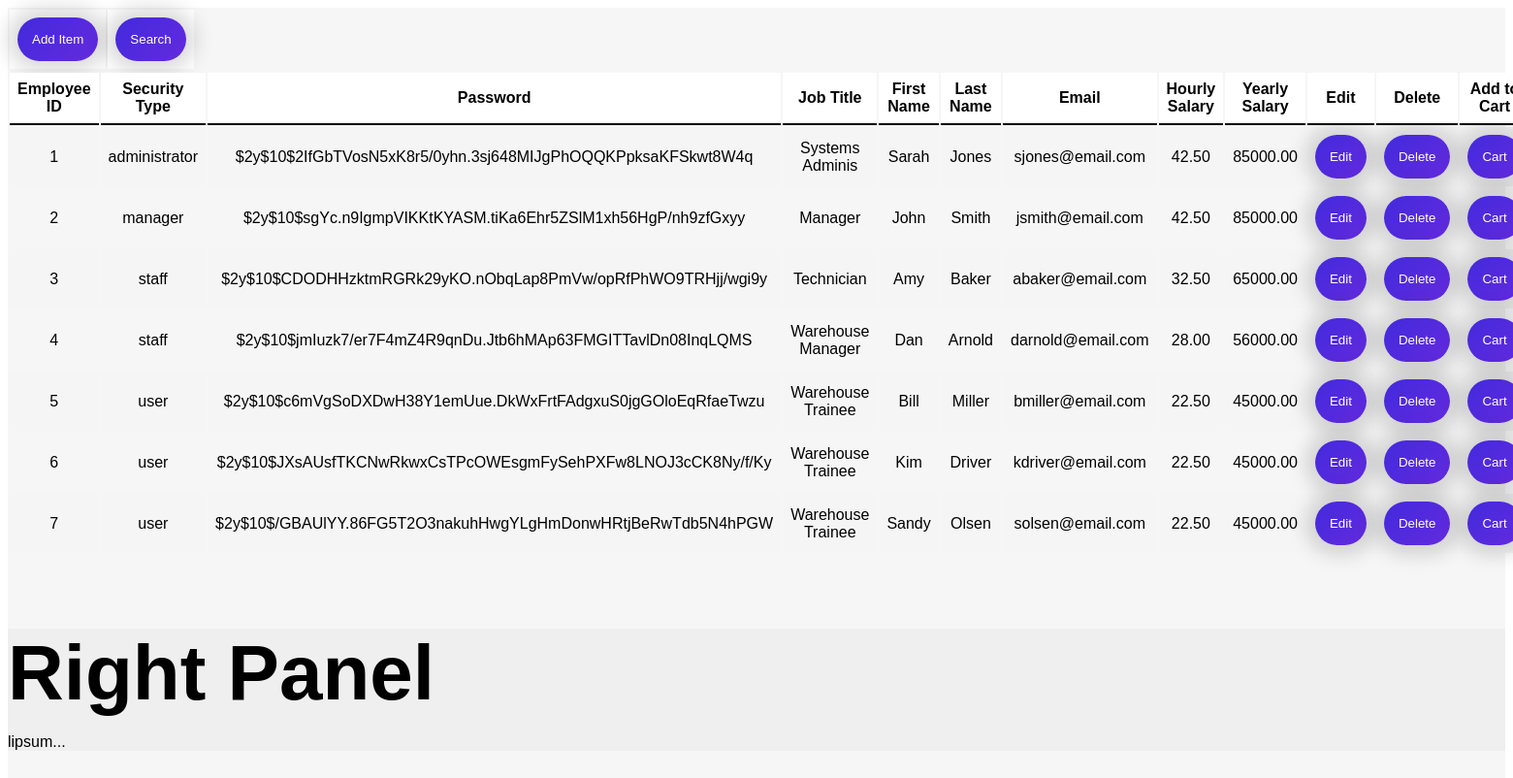
Page /employees.php on the committed database.
### tables this page shows
CREATE TABLE `employee` (
  `employee_ID` int(15) NOT NULL,
  `security_type` enum('administrator','manager','staff','user') NOT NULL,
  `pwd` varchar(65) NOT NULL,
  `job_title` varchar(25) NOT NULL,
  `first_name` varchar(50) NOT NULL,
  `last_name` varchar(50) NOT NULL,
  `email` varchar(50) NOT NULL,
  `hourly_salary` decimal(10,2) NOT NULL,
  `yearly_salary` decimal(10,2) NOT NULL,
  `is_inactive` tinyint(1) NOT NULL
);

### classes/employeeSearch-contr.classes.php (called while the page is built, shortened)
<?php
class employeeSearchContr extends employeeSearch {
    private $searchType;
    private $searchContent;
    public function __construct($searchType, $searchContent)
    {
        if($searchType == "Employee ID"){
            $searchType = "employee_ID";
        }else if($searchType == "Security Type"){
            $searchType = "security_type";
        } else if($searchType == "Password"){
            $searchType = "pwd";
        } else if($searchType == "Job Title"){
            $searchType = "job_title";
        } else if($searchType == "First Name"){
            $searchType = "first_name";
        } else if($searchType == "Last Name"){
            $searchType = "last_name";
        } else if($searchType == "Email"){
            $searchType = "email";
        } else if($searchType == "Hourly Salary"){
            $searchType = "hourly_salary";
        } else if($searchType == "Yearly Salary"){
            $searchType = "yearly_salary";
        }else {
            $searchType = " ";
        }
        $this->searchType = $searchType;
        $this->searchContent = $searchContent;
    }
    public function searchEmployees() {
        $this->getEmployees($this->searchType, $this->searchContent);
    }
}

### includes/employeeSearch.inc.php (called while the page is built, shortened)
<?php
    include "classes/employeeSearch.classes.php";
    include "classes/employeeSearch-contr.classes.php";
    $searchEmployees = new employeeSearchContr($searchType, $searchContent);
    $searchEmployees-> searchEmployees($searchType, $searchContent);

### classes/employeeSearch.classes.php (the view, shortened to what this page needs)
<?php
class employeeSearch extends Dbh {
    protected function getEmployees($searchType, $searchContent) {
        $stmt = $this->connect();
        $getData = $stmt->query($_SESSION["searchTypeInput_employee"]);
        foreach($getData as $row){
            if($row['is_inactive'] == 0){
                echo "<tr  class = 'inventoryItem'>";
                echo "<td> {$row['employee_ID']} </td>";
                echo "<td> {$row['security_type']} </td>";
                echo "<td> {$row['pwd']} </td>";
                echo "<td> {$row['job_title']} </td>";
                echo "<td> {$row['first_name']} </td>";
                echo "<td> {$row['last_name']} </td>";
                echo "<td> {$row['email']} </td>";
                echo "<td> {$row['hourly_salary']} </td>";
                echo "<td> {$row['yearly_salary']} </td>";
                $p_id = "'".$row['employee_ID']."'";
                $p_security_type = "'".$row['security_type']."'";
                $p_pwd= "'".$row['pwd']."'";
                $p_job_title = "'".$row['job_title']."'";
                $p_first_name = "'".$row['first_name']."'";
                $p_last_name = "'".$row['last_name']."'";
                $p_email = "'".$row['email']."'";
                $p_hourly_salary = "'".$row['hourly_salary']."'";
                $p_yearly_salary = "'".$row['yearly_salary']."'";
                printf('<td><button type="button" onclick="editPane_employee(%s,%s, %s,%s,%s,%s,%s,%s,%s)">Edit</button>',$p_id,$p_security_type,$p_pwd,$p_job_title,$p_first_name, $p_last_name, $p_email, $p_hourly_salary,$p_yearly_salary);
                echo "<form name='remove' action='./includes/employeeRemove.inc.php' method='post'>";
                echo "<td><label for 'Delete button'><button type='submit' name='submit' value='submit'>Delete</button></label>";
                echo "<td><label for 'Cart button'><button type='button'>Cart</button></label>";
                echo "</form>";
                echo "</tr>";
            }
        }
    }
}

### css/homePage.css (style rules this page uses)
html, body { height: 100%; }

### css/inventoryStyle.css (style rules this page uses)
html { font-family: sans-serif; }
.inventoryItem { margin: 25px; }
.inventoryItem:nth-child(even) { background-color: rgb(245, 245, 245); }
button { text-align: center; }
button,input[type="submit"] { border: none; padding: 15px; border-radius: 100px; background: linear-gradient(135.76deg, #452ADD 7.5%, #602add 88.59%); color: rgb(255, 255, 255); box-shadow: 0px 0px 20px 10px rgba(0, 0, 0, 0.15); transition: padding 0.5s, font-weight 0.5s; }

### rows in the picture
employee: employee_ID "1", security_type "administrator", pwd "$2y$10$2IfGbTVosN5xK8r5/0yhn.3sj648MIJgPhOQQKPpksaKFSkwt8W4q", job_title "Systems Adminis", first_name "Sarah", last_name "Jones", email "sjones@email.com", hourly_salary "42.50", yearly_salary "85000.00"
employee: employee_ID "2", security_type "manager", pwd "$2y$10$sgYc.n9IgmpVIKKtKYASM.tiKa6Ehr5ZSlM1xh56HgP/nh9zfGxyy", job_title "Manager", first_name "John", last_name "Smith", email "jsmith@email.com", hourly_salary "42.50", yearly_salary "85000.00"
employee: employee_ID "3", security_type "staff", pwd "$2y$10$CDODHHzktmRGRk29yKO.nObqLap8PmVw/opRfPhWO9TRHjj/wgi9y", job_title "Technician", first_name "Amy", last_name "Baker", email "abaker@email.com", hourly_salary "32.50", yearly_salary "65000.00"
employee: employee_ID "4", security_type "staff", pwd "$2y$10$jmIuzk7/er7F4mZ4R9qnDu.Jtb6hMAp63FMGITTavlDn08InqLQMS", job_title "Warehouse Manager", first_name "Dan", last_name "Arnold", email "darnold@email.com", hourly_salary "28.00", yearly_salary "56000.00"
employee: employee_ID "5", security_type "user", pwd "$2y$10$c6mVgSoDXDwH38Y1emUue.DkWxFrtFAdgxuS0jgGOloEqRfaeTwzu", job_title "Warehouse Trainee", first_name "Bill", last_name "Miller", email "bmiller@email.com", hourly_salary "22.50", yearly_salary "45000.00"
employee: employee_ID "6", security_type "user", pwd "$2y$10$JXsAUsfTKCNwRkwxCsTPcOWEsgmFySehPXFw8LNOJ3cCK8Ny/f/Ky", job_title "Warehouse Trainee", first_name "Kim", last_name "Driver", email "kdriver@email.com", hourly_salary "22.50", yearly_salary "45000.00"
employee: employee_ID "7", security_type "user", pwd "$2y$10$/GBAUlYY.86FG5T2O3nakuhHwgYLgHmDonwHRtjBeRwTdb5N4hPGW", job_title "Warehouse Trainee", first_name "Sandy", last_name "Olsen", email "solsen@email.com", hourly_salary "22.50", yearly_salary "45000.00"
